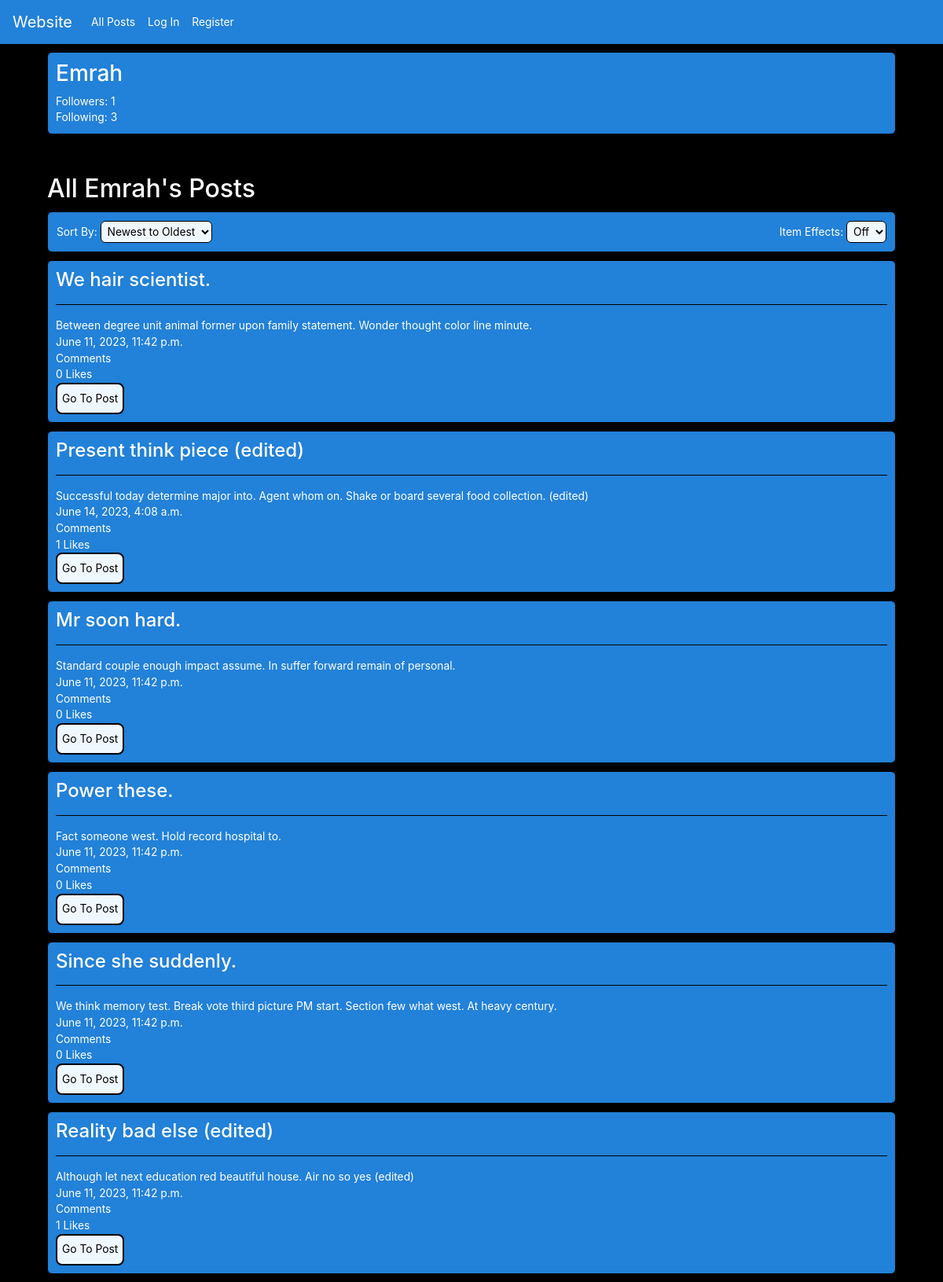
/profile/Emrah, run on an earlier commit of the app's database.
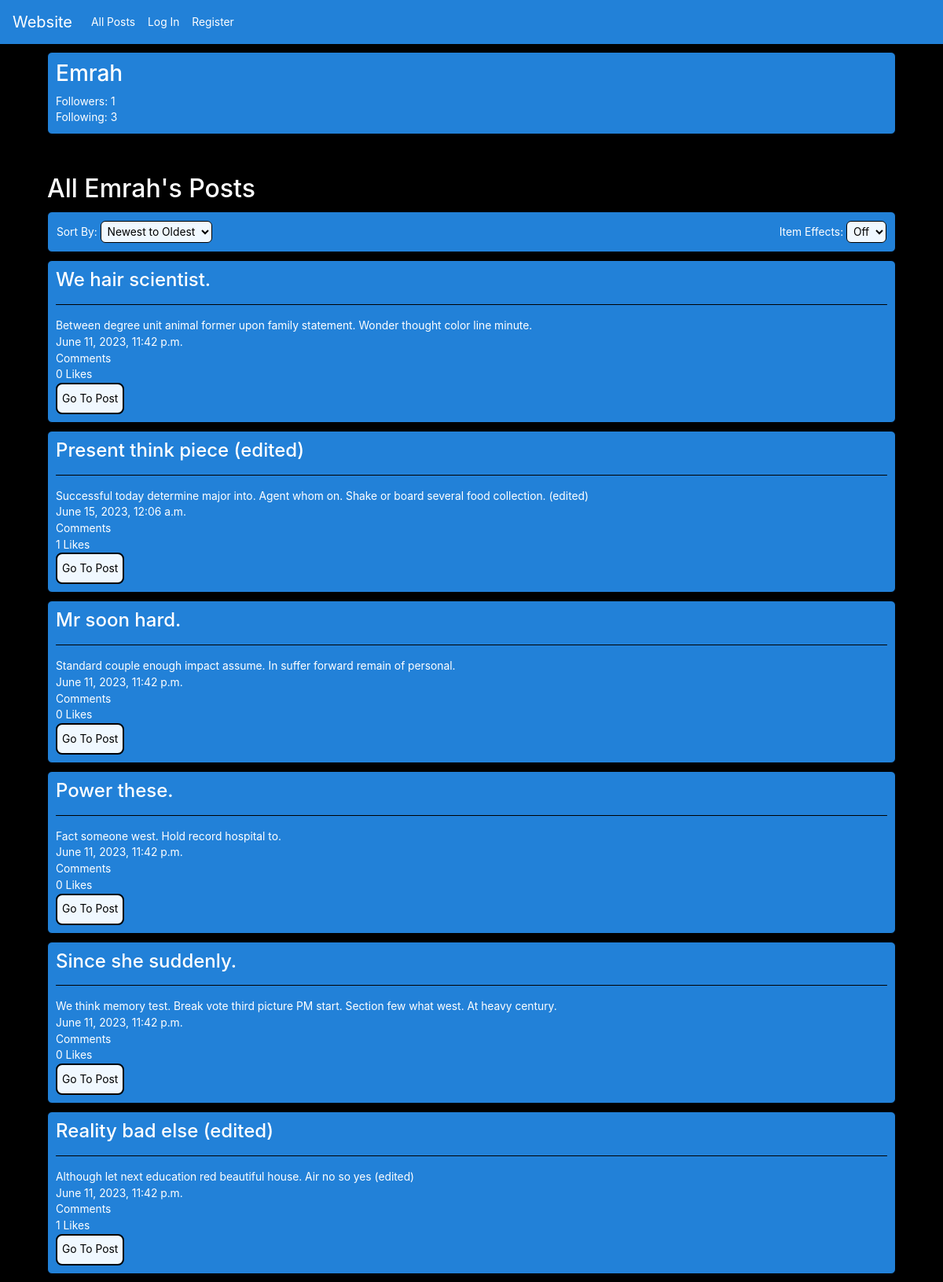
And on a later commit of the database.
### network/models.py (models this page shows, shortened)
class Post(models.Model):
    post = models.AutoField(primary_key=True)
    title = models.CharField(max_length=200, blank=False, null=False)
    text = models.CharField(max_length=2000, blank=False, null=False)
    user = models.ForeignKey('User', on_delete=models.CASCADE, related_name="post_poster")
    likes = models.ManyToManyField('User', blank=True, related_name="post_ikers")
    comments = models.ForeignKey('Comment', blank=True, null=True, on_delete=models.CASCADE, related_name="post_comments")
    upload_time = models.DateTimeField(default=timezone.now)

### network/views.py (the view)
# urls.py: path("profile/<str:username>", views.profile, name="profile"),
def profile(request, username):
    user = User.objects.get(username = username)
    user_following = UserFollow.objects.filter(user = user)
    user_followers = UserFollow.objects.filter(is_now_following = user)
    sort = request.GET.get('sort')
    user_info  = {
        'id': user.id,
        'username': user.username,
        'following': len(user_following),
        'followers': len(user_followers),
    }
    following = UserFollow.objects.filter(user = user).values('is_now_following')
    followers = UserFollow.objects.filter(is_now_following = user).values('user')
    following_users = []
    for follow in following:
        current_user = User.objects.get(id = follow['is_now_following'])
        following_users.append(
            {
                'username': current_user.username,
                'id': current_user.id
            }
        )
    follower_users = []
    for follow in followers:
        current_user = User.objects.get(id = follow['user'])
        follower_users.append(
            {
                'username': current_user.username,
                'id': current_user.id
            }
        )
    posts = Post.objects.filter(user = user).all().values('post', 'title', 'text', 'likes','likes__username', 'comments', 'upload_time')
    for post in posts:
        if post['likes'] == None:
            post['likes'] = 0
        likers = Post.objects.get(pk=post['post'])
        likers_list = likers.likes.all()
        likers_list = [liker.username for liker in likers_list]
        if post['likes'] > 0:
            if request.user.username in likers_list:
                post['liked'] = True
            else:
                post['liked'] = False
        else:
            post['liked'] = False
    return render(request, "network/profile.html", {
        'posts': posts,
        'user_info': user_info,
        'following_users': following_users,
        'follower_users': follower_users,
        'sort': sort
    })

### network/templatetags/myfilter.py (called while the page is built)
@register.filter
def sort_posts(posts, sort):
    if sort == "new_old":
        return sorted(posts, key=lambda post: post.get('upload_time'), reverse=True)
    elif sort == "old_new":
        return sorted(posts, key=lambda post: post.get('upload_time'))
    elif sort == "most_likes":
        return sorted(posts, key=lambda post: post.get('likes'), reverse=True)
    elif sort == "least_likes":
        return sorted(posts, key=lambda post: post.get('likes'))
    elif sort == "most_comments":
        return sorted(posts, key=lambda post: post.get('comments'), reverse=True)
    elif sort == "least_comments":
        return sorted(posts, key=lambda post: post.get('comments'))
    else:
        return posts

### network/templates/network/profile.html (shortened to what this page needs)
{% extends "network/layout.html" %}
{% load myfilter %}
{% block body %}
    <div id="profile_posts">
        <div id="user_info">
            <h3>{{ user_info.username }}</h3>
            <p><span id="open_followers">Followers: {{ user_info.followers }}</span></p>
            <p><span id="open_following">Following: {{ user_info.following }}</span></p>
        </div>
        {% if user.username == user_info.username %}
        <h2>All My Posts</h2>
        {% else %}
        <h2>All {{ user_info.username }}'s Posts</h2>
        {% endif %}
        <div id="filters">
            <table>
                <tr>
                    <td id="row1">
                        <p style="display:inline">Sort By:</p>
                        <select id="sort">
                            <option selected value="new_old">Newest to Oldest</option>
                        </select>
                    </td>
                    <td id="row2">
                        <p style="display:inline">Item Effects:</p>
                        <select id="item_effects">
                            <option selected value="off">Off</option>
                        </select>
                    </td>
                </tr>
            </table>
        </div>
        {% for post in posts|sort_posts:sort %}
        <div class="profile_post" id='profile_post{{ forloop.counter }}'>
            <h4>{{ post.title }}</h4>
            <hr>
            <p>{{ post.text }}</p>
            <p>{{ post.upload_time }}</p>
            <p>{{ post.comments_count }} Comments</p>
            {% if user.is_anonymous %}
            <p>{{ post.likes }} Likes</p>
            {% endif %}
            <button type="button" id="gtp_button" data-postid="{{ post.post }}">Go To Post</button>
        </div>
        {% endfor %}
    </div>
{% endblock %}

What changed in the data, as far as the page shows it:
changed Post "Present think piece (edited)": upload_time "June 14, 2023, 4:08 a.m." → "June 15, 2023, 12:06 a.m."
